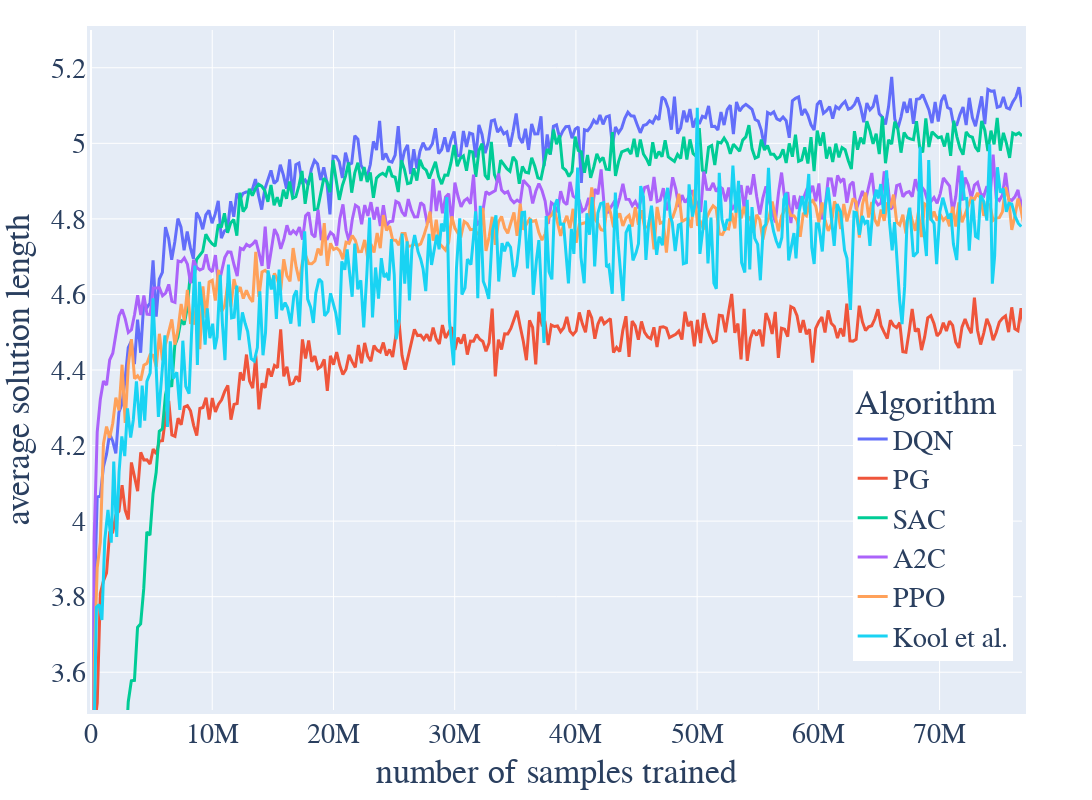

The cell this chart's notebook holds for it:
### Code cell
# https://plotly.com/python/plot-data-from-csv/
# https://stackoverflow.com/questions/64500472/plot-multiple-pandas-dataframes-in-one-graph-python-plotly
import plotly.express as px
import plotly.graph_objects as go
import plotly.io as pio
pio.kaleido.scope.mathjax = None # https://github.com/plotly/plotly.py/issues/3469

fig = go.Figure()
for i, (name, df) in enumerate(zip(plot_names, plot_dfs)):
    if name == "Kool et al.":
        fig = fig.add_trace(go.Scatter(x = df[x_df_label][::30] * x_mult,
                                   y = df[y_df_labels[i]][::30], 
                                   name = name,
                                   line=dict(width=3))) # , marker=dict(size=10)
    else:
        fig = fig.add_trace(go.Scatter(x = df[x_df_label][::1] * x_mult,
                                   y = df[y_df_labels[i]][::1], 
                                   name = name,
                                   line=dict(width=3)))

fig.update_layout(
    font_family="libertine",
    font_size=28,
    autosize=False,
    width=2000,
    height=800,
    margin=dict(
        l=70,
        r=70,
        b=30,
        t=30,
        pad=4
    ),
    yaxis=dict(
        title_text=y_display_label,
        type="linear" if is_reward_plot else y_type,
        range=(3.0, 10.8) if is_reward_plot else (3.5, 5.3), # 10.8
        rangemode="tozero",
        #tickformat='.0e',
        
        #ticktext=["-0.1", "-1", "-10", "-100", "-1000", "-10k", "-100k", "-1M", "-10M"],
        #tickvals=[0.1, 1, 10, 100, 1000, 10000, 100000, 1000000, 10000000],
        #tickmode="array",
        #titlefont=dict(size=30),
    ),
    xaxis=dict(
        title_text=x_display_label,
        range=None if is_reward_plot else (0, x_mult*df[x_df_label].iloc[-1]),
        rangemode="tozero",
        #ticktext=["Very long label", "long label", "3", "label"],
        #tickvals=[1, 2, 3, 4],
        #tickmode="array",
        #titlefont=dict(size=30),
    ),
    title=dict(
        #text=title,
    ),
    legend=dict(
        yanchor="top",
        y=0.50, # 84   6
        xanchor="right",
        x=0.99 #0.99
    ),
    legend_title_text=figure_meta['legend_title'],
    #paper_bgcolor="LightSteelBlue",
)
# https://plotly.com/python/horizontal-vertical-shapes/
if is_reward_plot:
    fig.add_hline(y=10.43, line_dash="dot", annotation_text="random", annotation_position="bottom right")
    fig.add_hline(y=3.84, line_dash="dot", annotation_text="optimal", annotation_position="bottom right")

#fig.add_hline(y=3.84, line_dash="dot", annotation_text="optimal (20)", annotation_position="bottom right")
#fig.add_hline(y=5.70, line_dash="dot", annotation_text="optimal (50)", annotation_position="bottom right")
#fig.add_hline(y=7.76, line_dash="dot", annotation_text="optimal (100)", annotation_position="bottom right")

fig.show()
fig.write_image("figures/" + figure_meta['plot_filename'] + ".pdf")

with open("figure_metas/" + figure_meta['plot_filename'] + ".json", "w") as fp:
    json.dump(figure_meta,fp)

### Figure 1 — Plotly figure (JSON) as saved in the notebook; plotly's stock layout.template omitted (floating-point values rounded to 4 significant figures; data arrays with more than 128 entries replaced by an {"elided": "..."} marker saying what was removed)
{"data": [{"line": {"width": 3}, "name": "DQN", "type": "scatter", "x": {"elided": "301 int values"}, "y": {"elided": "301 float values"}}, {"line": {"width": 3}, "name": "PG", "type": "scatter", "x": {"elided": "301 int values"}, "y": {"elided": "301 float values"}}, {"line": {"width": 3}, "name": "SAC", "type": "scatter", "x": {"elided": "301 int values"}, "y": {"elided": "301 float values"}}, {"line": {"width": 3}, "name": "A2C", "type": "scatter", "x": {"elided": "301 int values"}, "y": {"elided": "301 float values"}}, {"line": {"width": 3}, "name": "PPO", "type": "scatter", "x": {"elided": "301 int values"}, "y": {"elided": "301 float values"}}, {"line": {"width": 3}, "name": "Kool et al.", "type": "scatter", "x": {"elided": "334 int values"}, "y": {"elided": "334 float values"}}], "layout": {"autosize": false, "font": {"family": "libertine", "size": 28}, "height": 800, "legend": {"title": {"text": "Algorithm"}, "x": 0.99, "xanchor": "right", "y": 0.5, "yanchor": "top"}, "margin": {"b": 30, "l": 70, "pad": 4, "r": 70, "t": 30}, "width": 2000, "xaxis": {"range": [0, 76797440], "rangemode": "tozero", "title": {"text": "number of samples trained"}}, "yaxis": {"range": [3.5, 5.3], "rangemode": "tozero", "title": {"text": "average solution length"}, "type": "linear"}}}
